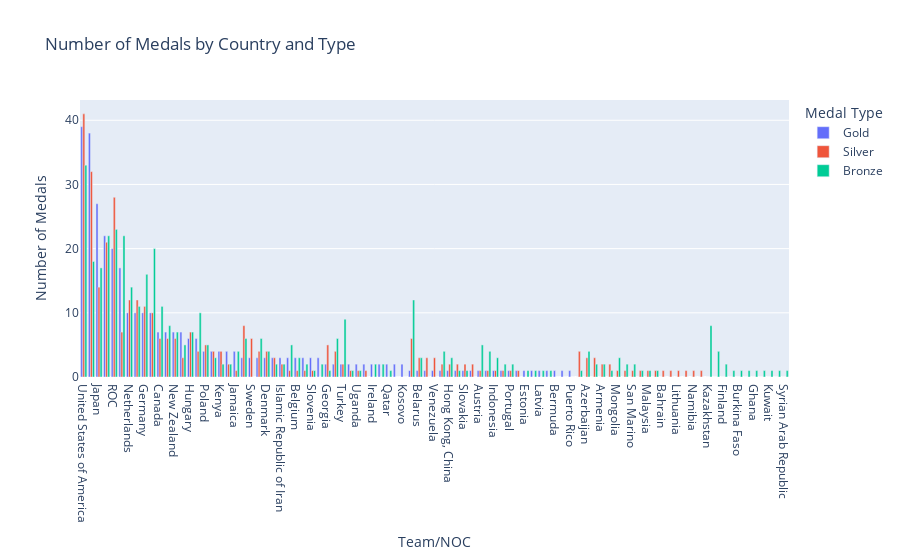

Here is the notebook cell this chart was saved with:
### Code cell
# Create the grouped bar plot
fig = px.bar(medal_data, x='Team/NOC', y=['Gold', 'Silver', 'Bronze'],
             labels={'value': 'Number of Medals', 'variable': 'Medal Type'},
             title='Number of Medals by Country and Type',
             barmode='group')

# Show the plot
fig.show()

### Figure 1 — Plotly figure (JSON) as saved in the notebook; plotly's stock layout.template omitted (floating-point values rounded to 4 significant figures)
{"data": [{"alignmentgroup": "True", "hovertemplate": "Medal Type=Gold<br>Team/NOC=%{x}<br>Number of Medals=%{y}<extra></extra>", "legendgroup": "Gold", "marker": {"color": "#636efa", "pattern": {"shape": ""}}, "name": "Gold", "offsetgroup": "Gold", "orientation": "v", "showlegend": true, "textposition": "auto", "type": "bar", "x": ["United States of America", "People's Republic of China", "Japan", "Great Britain", "ROC", "Australia", "Netherlands", "France", "Germany", "Italy", "Canada", "Brazil", "New Zealand", "Cuba", "Hungary", "Republic of Korea", "Poland", "Czech Republic", "Kenya", "Norway", "Jamaica", "Spain", "Sweden", "Switzerland", "Denmark", "Croatia", "Islamic Republic of Iran", "Serbia", "Belgium", "Bulgaria", "Slovenia", "Uzbekistan", "Georgia", "Chinese Taipei", "Turkey", "Greece", "Uganda", "Ecuador", "Ireland", "Israel", "Qatar", "Bahamas", "Kosovo", "Ukraine", "Belarus", "Romania", "Venezuela", "India", "Hong Kong, China", "Philippines", "Slovakia", "South Africa", "Austria", "Egypt", "Indonesia", "Ethiopia", "Portugal", "Tunisia", "Estonia", "Fiji", "Latvia", "Thailand", "Bermuda", "Morocco", "Puerto Rico", "Colombia", "Azerbaijan", "Dominican Republic", "Armenia", "Kyrgyzstan", "Mongolia", "Argentina", "San Marino", "Jordan", "Malaysia", "Nigeria", "Bahrain", "Saudi Arabia", "Lithuania", "North Macedonia", "Namibia", "Turkmenistan", "Kazakhstan", "Mexico", "Finland", "Botswana", "Burkina Faso", "Côte d'Ivoire", "Ghana", "Grenada", "Kuwait", "Republic of Moldova", "Syrian Arab Republic"], "xaxis": "x", "y": [39, 38, 27, 22, 20, 17, 10, 10, 10, 10, 7, 7, 7, 7, 6, 6, 4, 4, 4, 4, 4, 3, 3, 3, 3, 3, 3, 3, 3, 3, 3, 3, 2, 2, 2, 2, 2, 2, 2, 2, 2, 2, 2, 1, 1, 1, 1, 1, 1, 1, 1, 1, 1, 1, 1, 1, 1, 1, 1, 1, 1, 1, 1, 1, 1, 0, 0, 0, 0, 0, 0, 0, 0, 0, 0, 0, 0, 0, 0, 0, 0, 0, 0, 0, 0, 0, 0, 0, 0, 0, 0, 0, 0], "yaxis": "y"}, {"alignmentgroup": "True", "hovertemplate": "Medal Type=Silver<br>Team/NOC=%{x}<br>Number of Medals=%{y}<extra></extra>", "legendgroup": "Silver", "marker": {"color": "#EF553B", "pattern": {"shape": ""}}, "name": "Silver", "offsetgroup": "Silver", "orientation": "v", "showlegend": true, "textposition": "auto", "type": "bar", "x": ["United States of America", "People's Republic of China", "Japan", "Great Britain", "ROC", "Australia", "Netherlands", "France", "Germany", "Italy", "Canada", "Brazil", "New Zealand", "Cuba", "Hungary", "Republic of Korea", "Poland", "Czech Republic", "Kenya", "Norway", "Jamaica", "Spain", "Sweden", "Switzerland", "Denmark", "Croatia", "Islamic Republic of Iran", "Serbia", "Belgium", "Bulgaria", "Slovenia", "Uzbekistan", "Georgia", "Chinese Taipei", "Turkey", "Greece", "Uganda", "Ecuador", "Ireland", "Israel", "Qatar", "Bahamas", "Kosovo", "Ukraine", "Belarus", "Romania", "Venezuela", "India", "Hong Kong, China", "Philippines", "Slovakia", "South Africa", "Austria", "Egypt", "Indonesia", "Ethiopia", "Portugal", "Tunisia", "Estonia", "Fiji", "Latvia", "Thailand", "Bermuda", "Morocco", "Puerto Rico", "Colombia", "Azerbaijan", "Dominican Republic", "Armenia", "Kyrgyzstan", "Mongolia", "Argentina", "San Marino", "Jordan", "Malaysia", "Nigeria", "Bahrain", "Saudi Arabia", "Lithuania", "North Macedonia", "Namibia", "Turkmenistan", "Kazakhstan", "Mexico", "Finland", "Botswana", "Burkina Faso", "Côte d'Ivoire", "Ghana", "Grenada", "Kuwait", "Republic of Moldova", "Syrian Arab Republic"], "xaxis": "x", "y": [41, 32, 14, 21, 28, 7, 12, 12, 11, 10, 6, 6, 6, 3, 7, 4, 5, 4, 4, 2, 1, 8, 6, 4, 4, 3, 2, 1, 1, 1, 1, 0, 5, 4, 2, 1, 1, 1, 0, 0, 0, 0, 0, 6, 3, 3, 3, 2, 2, 2, 2, 2, 1, 1, 1, 1, 1, 1, 0, 0, 0, 0, 0, 0, 0, 4, 3, 3, 2, 2, 1, 1, 1, 1, 1, 1, 1, 1, 1, 1, 1, 1, 0, 0, 0, 0, 0, 0, 0, 0, 0, 0, 0], "yaxis": "y"}, {"alignmentgroup": "True", "hovertemplate": "Medal Type=Bronze<br>Team/NOC=%{x}<br>Number of Medals=%{y}<extra></extra>", "legendgroup": "Bronze", "marker": {"color": "#00cc96", "pattern": {"shape": ""}}, "name": "Bronze", "offsetgroup": "Bronze", "orientation": "v", "showlegend": true, "textposition": "auto", "type": "bar", "x": ["United States of America", "People's Republic of China", "Japan", "Great Britain", "ROC", "Australia", "Netherlands", "France", "Germany", "Italy", "Canada", "Brazil", "New Zealand", "Cuba", "Hungary", "Republic of Korea", "Poland", "Czech Republic", "Kenya", "Norway", "Jamaica", "Spain", "Sweden", "Switzerland", "Denmark", "Croatia", "Islamic Republic of Iran", "Serbia", "Belgium", "Bulgaria", "Slovenia", "Uzbekistan", "Georgia", "Chinese Taipei", "Turkey", "Greece", "Uganda", "Ecuador", "Ireland", "Israel", "Qatar", "Bahamas", "Kosovo", "Ukraine", "Belarus", "Romania", "Venezuela", "India", "Hong Kong, China", "Philippines", "Slovakia", "South Africa", "Austria", "Egypt", "Indonesia", "Ethiopia", "Portugal", "Tunisia", "Estonia", "Fiji", "Latvia", "Thailand", "Bermuda", "Morocco", "Puerto Rico", "Colombia", "Azerbaijan", "Dominican Republic", "Armenia", "Kyrgyzstan", "Mongolia", "Argentina", "San Marino", "Jordan", "Malaysia", "Nigeria", "Bahrain", "Saudi Arabia", "Lithuania", "North Macedonia", "Namibia", "Turkmenistan", "Kazakhstan", "Mexico", "Finland", "Botswana", "Burkina Faso", "Côte d'Ivoire", "Ghana", "Grenada", "Kuwait", "Republic of Moldova", "Syrian Arab Republic"], "xaxis": "x", "y": [33, 18, 17, 22, 23, 22, 14, 11, 16, 20, 11, 8, 7, 5, 7, 10, 5, 3, 2, 2, 4, 6, 0, 6, 4, 2, 2, 5, 3, 2, 1, 2, 1, 6, 9, 1, 1, 0, 2, 2, 1, 0, 0, 12, 3, 0, 0, 4, 3, 1, 1, 0, 5, 4, 3, 2, 2, 0, 1, 1, 1, 1, 0, 0, 0, 1, 4, 2, 2, 1, 3, 2, 2, 1, 1, 1, 0, 0, 0, 0, 0, 0, 8, 4, 2, 1, 1, 1, 1, 1, 1, 1, 1], "yaxis": "y"}], "layout": {"barmode": "group", "legend": {"title": {"text": "Medal Type"}, "tracegroupgap": 0}, "title": {"text": "Number of Medals by Country and Type"}, "xaxis": {"anchor": "y", "domain": [0, 1], "title": {"text": "Team/NOC"}}, "yaxis": {"anchor": "x", "domain": [0, 1], "title": {"text": "Number of Medals"}}}}
